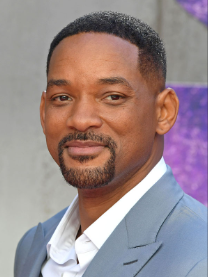
#> input picture imagens_artistas/Captura de tela 2023-11-11 140222.png, 208 x 277 px; its folder holds 4 pictures in this run
$ python teste2.py
#> lines starting #> are read from the running program, lines starting #| are printed output that depends on the picture
import os
import cv2
import numpy as np

# Criando o path para onde as iamgens estão
famousim = "imagens_artistas/"
# Criando uma lista para adicionar as imagens
famous_images = []

# Fazendo um for loop para iterar sobre todas as imagens
for image in (os.listdir(famousim)):
    # Adionanco o path com cada imagem para termos o arquivo da imgens
    path = os.path.join(famousim, image)
    # Lendo a imagem
    img = cv2.imread(path)
#> img is the input picture: shape (277, 208, 3); mean B, G, R 138.8, 136.7, 153.8
    # Transformando a imagem em preto e branco
    img = cv2.cvtColor(img, cv2.COLOR_BGR2GRAY)
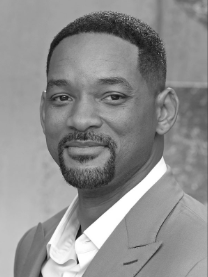
#> img: shape (277, 208); min 17, max 255, mean 142.1
    # Adicionando a imgem na lista
    famous_images.append(img)
#> pass 2 of the loop `for image in (os.listdir(famousim)):`:
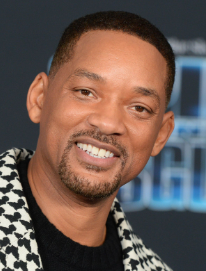
#> input picture imagens_artistas/Captura de tela 2023-11-11 140319.png, 206 x 271 px
#> img is the input picture: shape (271, 206, 3); mean B, G, R 82.1, 89.4, 107.8
#> `img = cv2.cvtColor(img, cv2.COLOR_BGR2GRAY)`:
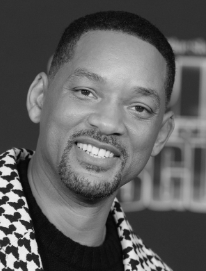
#> img: shape (271, 206); min 5, max 237, mean 94.1
#> pass 3 of the loop `for image in (os.listdir(famousim)):`:
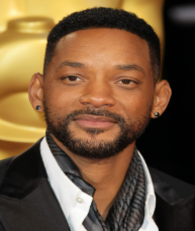
#> input picture imagens_artistas/Captura de tela 2023-11-11 140333.png, 195 x 231 px
#> img is the input picture: shape (231, 195, 3); mean B, G, R 58.4, 86.1, 112.8
#> `img = cv2.cvtColor(img, cv2.COLOR_BGR2GRAY)`:
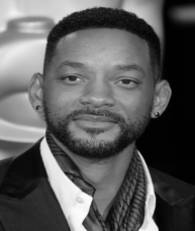
#> img: shape (231, 195); min 0, max 253, mean 90.9
#> the loop made 4 passes; the first 3 are shown

# Transformando a lista num array
#> (the run stopped early here; a loop or call above may not have finished)
